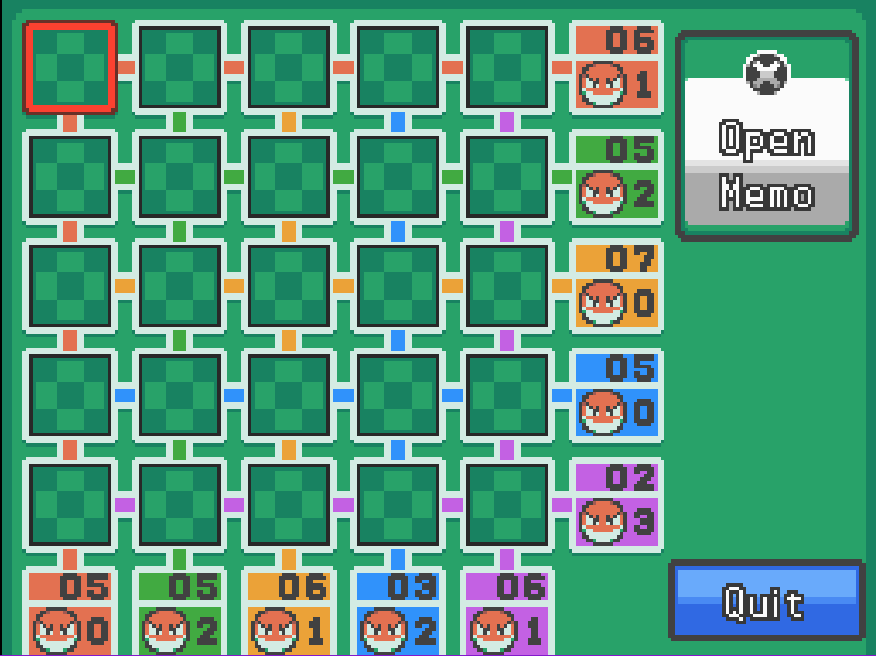
#> input picture GameBoard.png, 876 x 656 px
$ python score_template_match.py --template ../GameBoard.png --candidate ../GameBoard.png
#> lines starting #> are read from the running program, lines starting #| are printed output that depends on the picture
#!/usr/bin/env python3
from __future__ import annotations

import argparse
from pathlib import Path

import cv2
import numpy as np


def _load_gray(path: Path) -> np.ndarray:
    image = cv2.imread(str(path), cv2.IMREAD_GRAYSCALE)
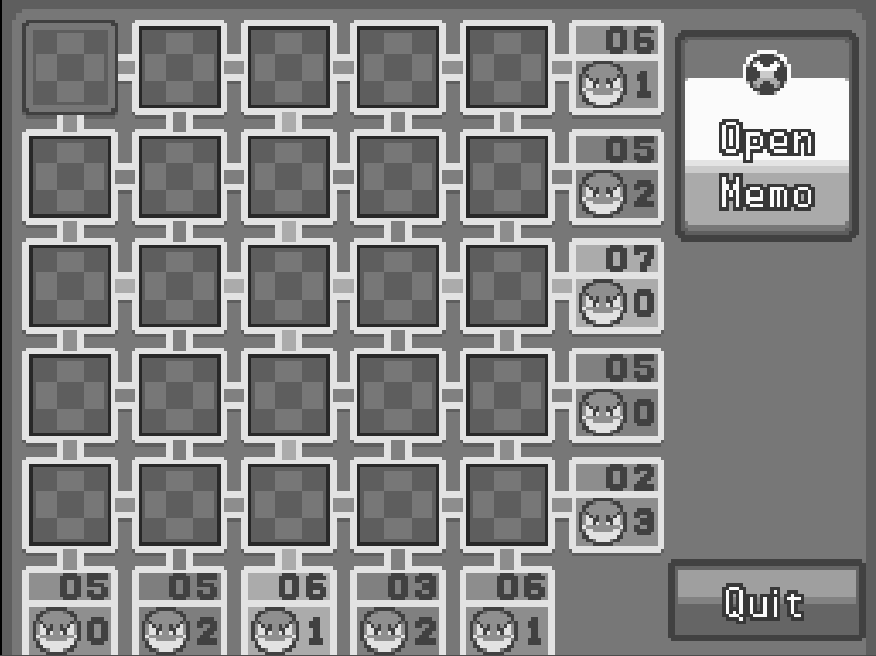
#> image: shape (656, 876); min 0, max 251, mean 130
    if image is None:
        raise ValueError(f"Failed to read image: {path}")
    return image


def _prepare(image: np.ndarray, *, blur: bool, binary: bool) -> np.ndarray:
#| Template: ../GameBoard.png (876x656)
#| Candidate: ../GameBoard.png (876x656)
    prepared = image
    if blur:
        prepared = cv2.GaussianBlur(prepared, (3, 3), 0)
    if binary:
        prepared = cv2.threshold(prepared, 0, 255, cv2.THRESH_BINARY + cv2.THRESH_OTSU)[1]
    return prepared


def _same_size_score(template: np.ndarray, candidate: np.ndarray) -> float:
    if template.shape != candidate.shape:
        candidate = cv2.resize(
            candidate,
            (template.shape[1], template.shape[0]),
            interpolation=cv2.INTER_NEAREST,
        )

    result = cv2.matchTemplate(candidate, template, cv2.TM_CCOEFF_NORMED)
#> result = [1]
    # For equal-size images, matchTemplate returns a 1x1 response map.
    return float(result[0, 0])


def _sliding_score(template: np.ndarray, candidate: np.ndarray) -> tuple[float, tuple[int, int], tuple[int, int]]:
    if candidate.shape[0] < template.shape[0] or candidate.shape[1] < template.shape[1]:
        scale = min(
            candidate.shape[1] / template.shape[1],
            candidate.shape[0] / template.shape[0],
        )
        scale = max(scale, 1e-3)
        new_w = max(1, int(round(template.shape[1] * scale)))
        new_h = max(1, int(round(template.shape[0] * scale)))
        template = cv2.resize(template, (new_w, new_h), interpolation=cv2.INTER_NEAREST)

    response = cv2.matchTemplate(candidate, template, cv2.TM_CCOEFF_NORMED)
    _min_val, max_val, _min_loc, max_loc = cv2.minMaxLoc(response)
    top_left = (int(max_loc[0]), int(max_loc[1]))
    size = (int(template.shape[1]), int(template.shape[0]))
    return float(max_val), top_left, size


def _label(score: float) -> str:
    if score >= 0.92:
        return "excellent"
    if score >= 0.82:
        return "strong"
    if score >= 0.68:
        return "moderate"
    if score >= 0.50:
        return "weak"
    return "poor"


def main() -> int:
    parser = argparse.ArgumentParser(
        description="Score how well a candidate image matches a tile template."
    )
    parser.add_argument(
        "--template",
        required=True,
        type=Path,
        help="Path to template image (for example assets/templates/game_tile_0_tpl.png)",
    )
    parser.add_argument(
        "--candidate",
        required=True,
        type=Path,
        help="Path to candidate image to compare against template",
    )
    parser.add_argument(
        "--mode",
        choices=("same", "sliding"),
        default="same",
        help="same: compare full crop vs template (resizes candidate to template size). "
        "sliding: find best match location inside candidate.",
    )
    parser.add_argument(
        "--binary",
        action="store_true",
        help="Apply Otsu binarization to both images before matching.",
    )
    parser.add_argument(
        "--blur",
        action="store_true",
        help="Apply slight blur before matching.",
    )

    args = parser.parse_args()

    template = _prepare(_load_gray(args.template), blur=args.blur, binary=args.binary)
    candidate = _prepare(_load_gray(args.candidate), blur=args.blur, binary=args.binary)

    print(f"Template: {args.template} ({template.shape[1]}x{template.shape[0]})")
    print(f"Candidate: {args.candidate} ({candidate.shape[1]}x{candidate.shape[0]})")
    print(f"Mode: {args.mode} | binary={args.binary} | blur={args.blur}")

    if args.mode == "same":
        score = _same_size_score(template, candidate)
#> score = 1
        print(f"Match score: {score:.4f} ({score * 100:.1f}%)")
#| Match score: 1.0000 (100.0%)
        print(f"Quality: {_label(score)}")
#| Quality: excellent
        return 0

    score, top_left, match_size = _sliding_score(template, candidate)
    print(f"Best match score: {score:.4f} ({score * 100:.1f}%)")
    print(f"Quality: {_label(score)}")
    print(f"Best match top-left: {top_left}")
    print(f"Matched template size: {match_size[0]}x{match_size[1]}")
    return 0


if __name__ == "__main__":
    raise SystemExit(main())
#> (the program exits here)
